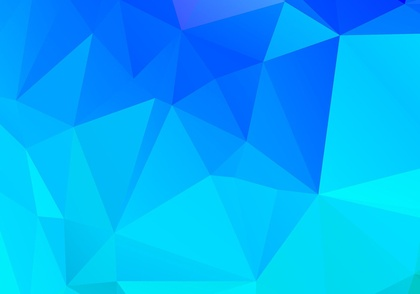
%> input picture test.jpg, 420 x 294 px, shrunk from 1400 x 980 before the run
$ octave Implement_FFT.m   (GNU Octave 9; MATLAB toolbox functions it lacks are replaced by stand-ins)
%> lines starting %> are read from the running program, lines starting %| are printed output that depends on the picture
clear;
close all;
clc;
im = imread('test.jpg');
%> im is the input picture: size 294x420x3 uint8; mean R, G, B 1.6, 174.8, 252.2
im = rgb2gray(im);
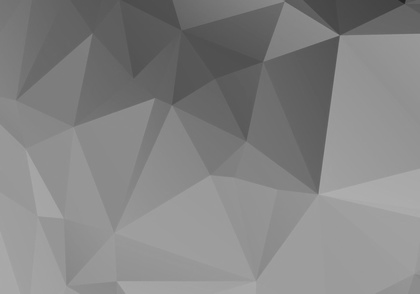
%> im: size 294x420 uint8; min 33, max 177, mean 131.9
%fft1_1d = fft()
%power(2,ceil(log2(size(im,2))))
fft1_1D = fft(im,power(2,ceil(log2(size(im,1)))),1);
fft2_1D = (fft(fft1_1D',power(2,ceil(log2(size(im,2)))),1))';
fft2D = fft2(im, power(2,ceil(log2(size(im,1)))), power(2,ceil(log2(size(im,2)))));
fftresult = -fft2D+fft2_1D;
fftresult = power(fftresult,10);
%r = size(im
figure, imshow(im), title('input image im');
%figure, imshow(fftresult), title('input image im result');
figure, imshow(fft1_1D), title('output image tff1');
%> after `imshow(fft1_1D)`:
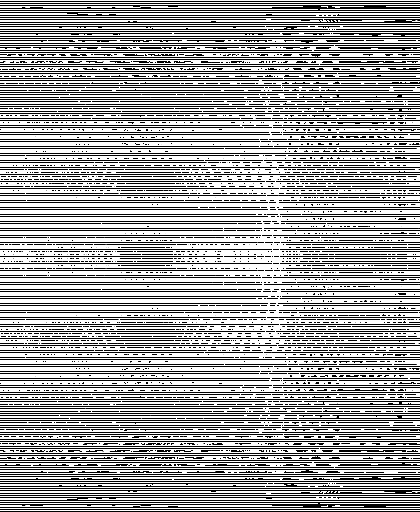
%> displayed picture: size 512x420, on the screen's scale of 0 to 255; min 0, max 255, mean 160.8
figure, imshow(fft2D), title('output image tff2D');
%> after `imshow(fft2D)`:
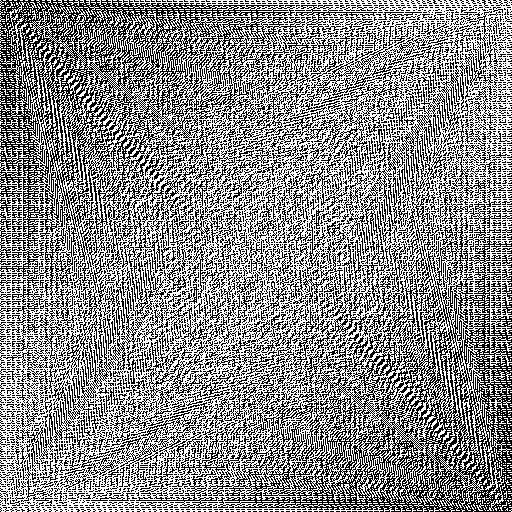
%> displayed picture: size 512x512, on the screen's scale of 0 to 255; min 0, max 255, mean 139.5
%%%%%%%%%%%%%%%%%%%%%%%%%%%Bai tap 2%%%%%%%%%%%%%%%%%%%%%%%%%%%

exp_mark = zeros(power(2,ceil(log2(size(im,1)))),power(2,ceil(log2(size(im,1)))));
for r = 1:power(2,ceil(log2(size(im,1)))),
    for c = 1:power(2,ceil(log2(size(im,1)))),
        alpha = 2*pi/power(2,ceil(log2(size(im,1))))*(r-1)*(c-1);
        exp_mark(r,c) = cos(alpha)+1i*sin(alpha);
    end;
end;

padding = zeros(power(2,ceil(log2(size(im,1)))), size(im,2));
for r = 1:1:size(im, 1),
    for c = 1:1:size(im, 2),
        padding(r, c) = im(r, c);
    end;
end;
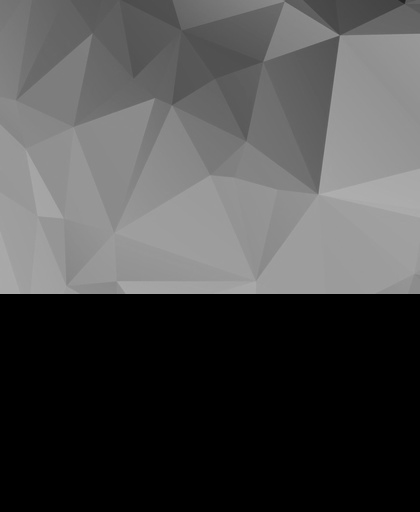
%> padding: size 512x420 double; min 0, max 177, mean 75.7

resulCheck1 = (exp_mark*padding);

exp_mark2 = zeros(power(2,ceil(log2(size(resulCheck1,2)))),power(2,ceil(log2(size(resulCheck1,2)))));
for r = 1:power(2,ceil(log2(size(resulCheck1,2)))),
    for c = 1:power(2,ceil(log2(size(resulCheck1,2)))),
        alpha = 2*pi/power(2,ceil(log2(size(resulCheck1,2))))*(r-1)*(c-1);
        exp_mark(r,c) = cos(alpha)+1i*sin(alpha);
    end;
end;

padding = zeros(power(2,ceil(log2(size(im,1)))), power(2,ceil(log2(size(im,2)))));
for r = 1:1:size(resulCheck1, 1),
    for c = 1:1:size(resulCheck1, 2),
        padding(r, c) = resulCheck1(r, c);
    end;
end;

resulCheck2 = (padding*exp_mark');

figure, imshow(resulCheck1), title('check dft');
figure, imshow(resulCheck2), title('check dft2');
%> after `imshow(resulCheck2)`:
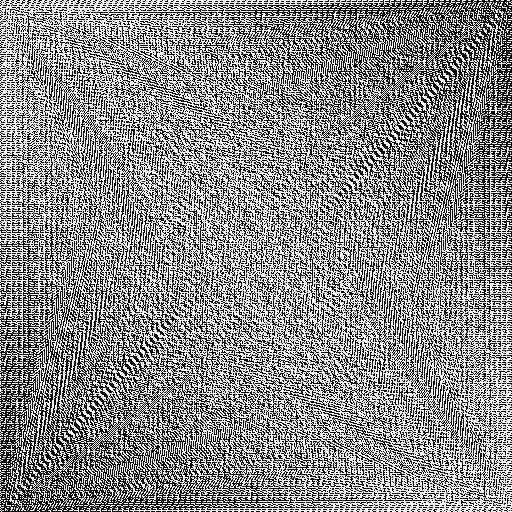
%> displayed picture: size 512x512, on the screen's scale of 0 to 255; min 0, max 255, mean 139.5; mean of the top-left, top-right, bottom-left and bottom-right quarters 151.9, 127.3, 127.1, 151.6
%figure, imshow(resulCheck2), title('check dft 2');
